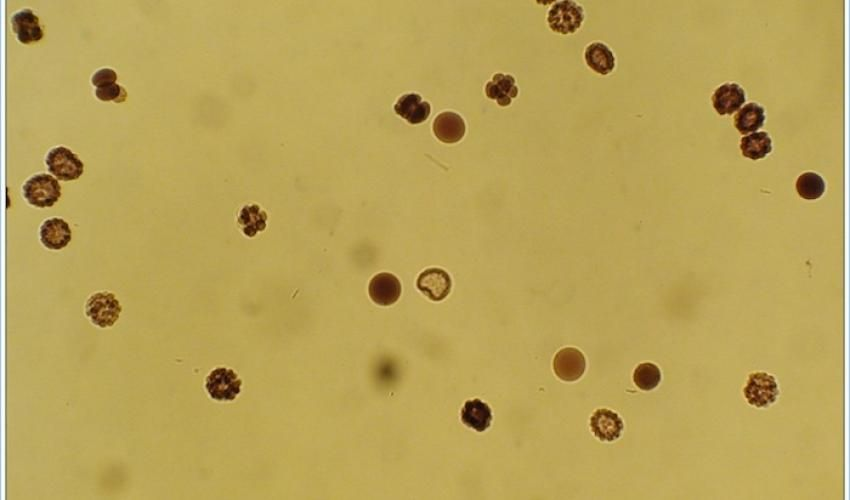
#> input picture task2.png, 850 x 500 px
$ python cvtask.py   (older library calls are emulated)
#> lines starting #> are read from the running program, lines starting #| are printed output that depends on the picture; after the words box and inside, x2 and y2 are one past the last pixel; in counts of white or black regions, pixels touching at a corner belong together
import cv2
import numpy as np

img2 = cv2.imread("task2.png")
#> img2 is the input picture: shape (500, 850, 3); mean B, G, R 88.1, 163.2, 185.1
img1 = cv2.GaussianBlur(img2,(31,31),0)
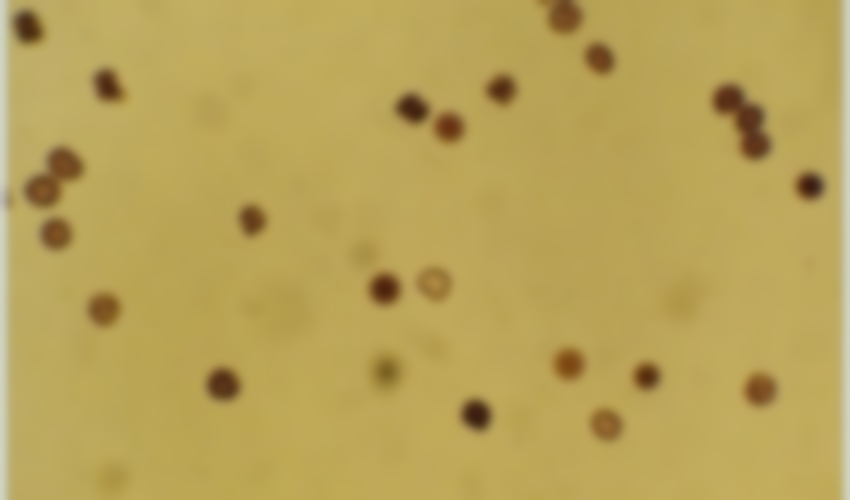
#> img1: shape (500, 850, 3); mean B, G, R 88.1, 163.2, 185.1
img = cv2.cvtColor(img2,cv2.COLOR_BGR2GRAY)
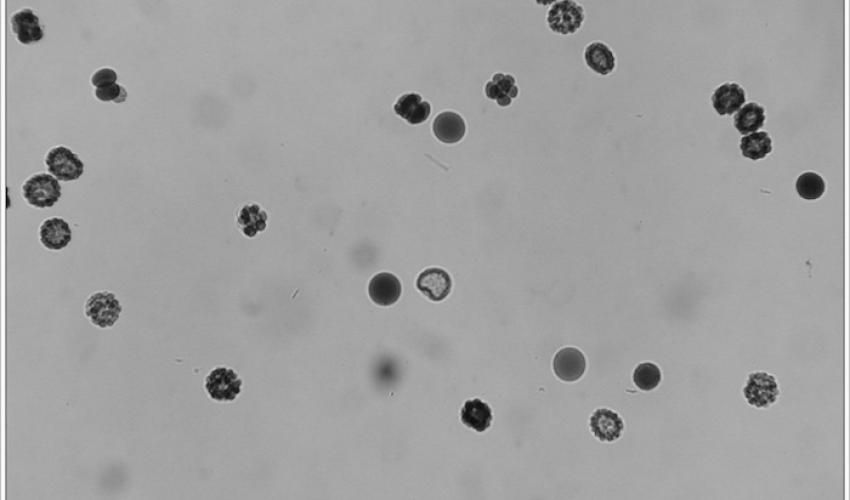
#> img: shape (500, 850); min 10, max 254, mean 161.2
ret, thresh = cv2.threshold (img,127,255,cv2.THRESH_BINARY_INV)
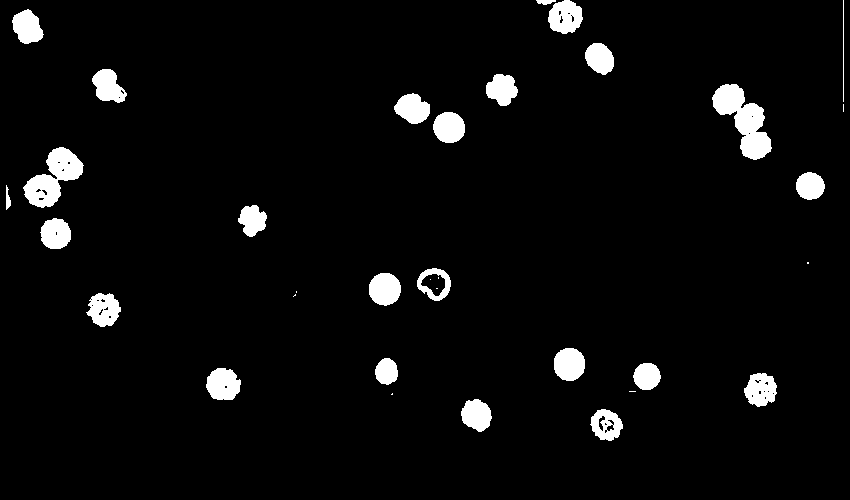
#> thresh: shape (500, 850); 4.4% white; 34 white regions (9 under 20 px)

ret, thresh1 = cv2.threshold (img,0,255,cv2.THRESH_BINARY_INV)
#> thresh1: shape (500, 850); every value is 0

cv2.namedWindow('Original',cv2.WINDOW_NORMAL)
cv2.imshow('Original',img2)


#cv2.namedWindow('Blurred',cv2.WINDOW_NORMAL)
#cv2.imshow('Blurred',img1)


cv2.namedWindow('Threshold',cv2.WINDOW_NORMAL)
cv2.imshow('Threshold',thresh)

############################

_,contours,_ = cv2.findContours(thresh,cv2.RETR_LIST,cv2.CHAIN_APPROX_SIMPLE)
#> contours = 73 contours, 45 with area under 20; largest, box (x1, y1, x2, y2) and area: (712, 84, 772, 160) 2072, (23, 147, 84, 208) 1762, (548, 0, 583, 34) 850, (206, 368, 241, 400) 822, (86, 293, 121, 327) 789

cv2.drawContours(img2,contours,1,(0,255,0),2)
#> img2: shape (500, 850, 3); 0.02% of pixels changed, all inside (x1, y1, x2, y2) = (605, 423, 616, 433)


cv2.drawContours(thresh1,contours,-1,(255,255,255),2)
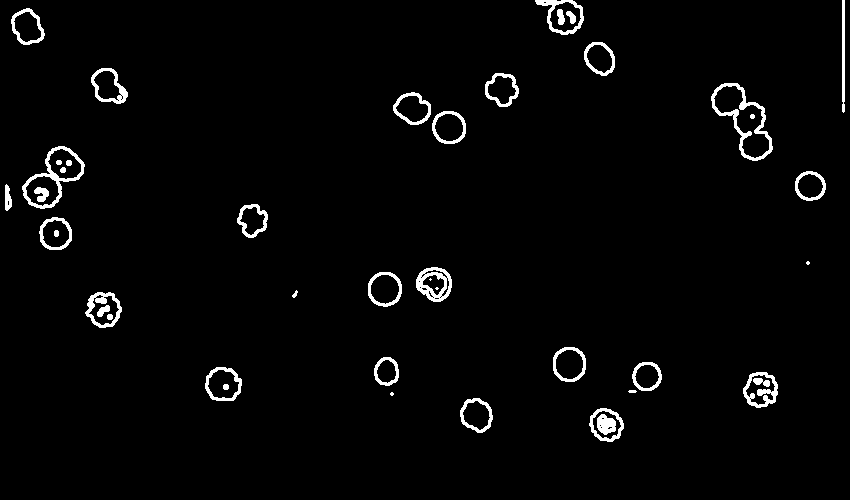
#> thresh1: shape (500, 850); 2.5% white; 43 white regions (4 under 20 px), largest, box (x1, y1, x2, y2) and area: (711, 83, 773, 161) 921, (22, 146, 85, 209) 758, (416, 267, 452, 302) 627

print(len(contours))
#| 73

###########################

cv2.namedWindow('Final',cv2.WINDOW_NORMAL)
cv2.imshow('Final',img2)


cv2.namedWindow('Final1',cv2.WINDOW_NORMAL)
cv2.imshow('Final1',thresh1)

cv2.waitKey(0)
